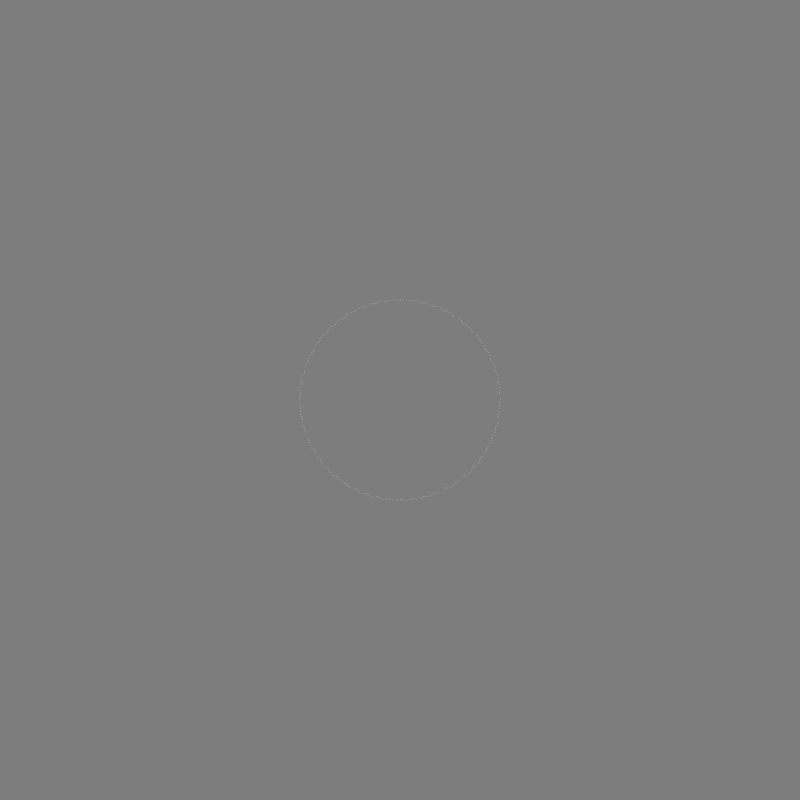
Frame 1 (no input)
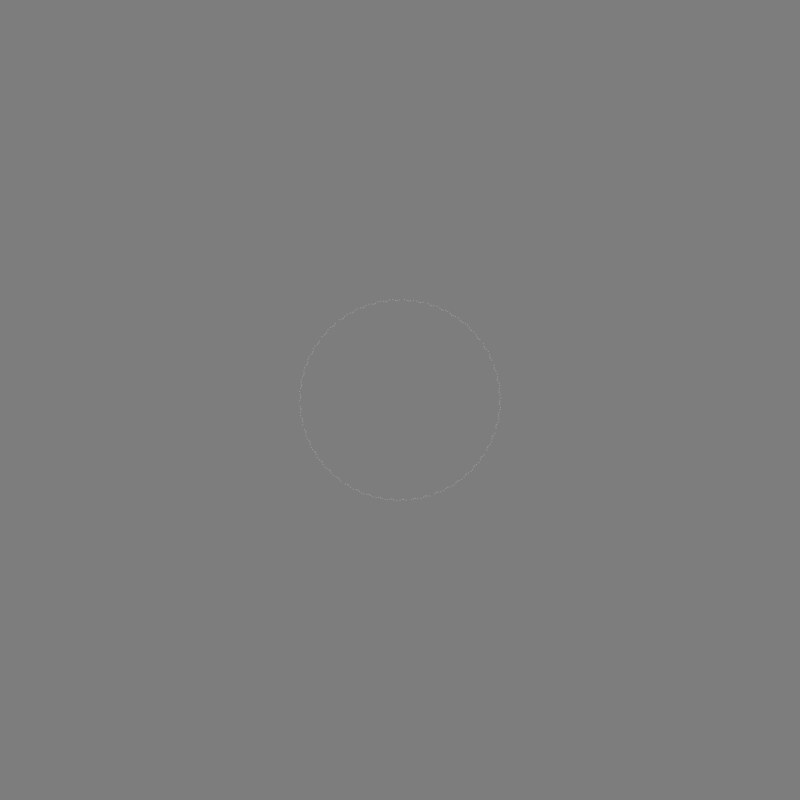
Frame 60 (the mouse pressed at the canvas centre just before this capture)
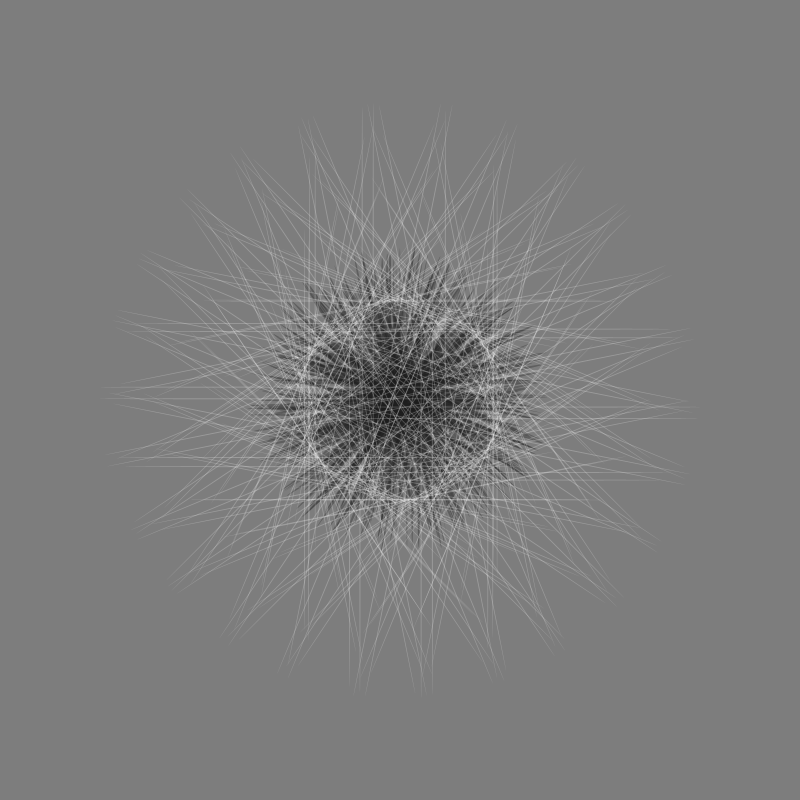
Frame 120 (the mouse held since frame 60 and released just before this capture)

The Processing sketch that drew these frames (run headless with seeded random() and noise(); from frame 60 on, the mouse is pressed at the canvas centre):

// Processing sketch: processing_62879
// ── processing_62879.pde

float angle=0;
void setup()


{
  size(800,800);
  background( 250);
  smooth();
  noStroke();
  fill(30);
  
}

void draw(){
background(125,10);
translate(400,400);
smooth();


angle += 0.01;
for (int i=0; i<500; i++)
{
   if(i<250)
   {fill(30,80);
   

     rotate(PI/3.2);
   
    ellipse(random(20),random(20),random(5),mouseY/1.5);
   }
   
 
   else
   {fill(255,60);
   
   rotate(PI/3.2);
    rect(sin(angle+i/20.0)*100,cos(angle+i/20.0)*100,1,1);
    ellipse(sin(angle+i/20.0)*100,cos(angle+i/20.0)*100,mouseX,1);
  }
}
}
